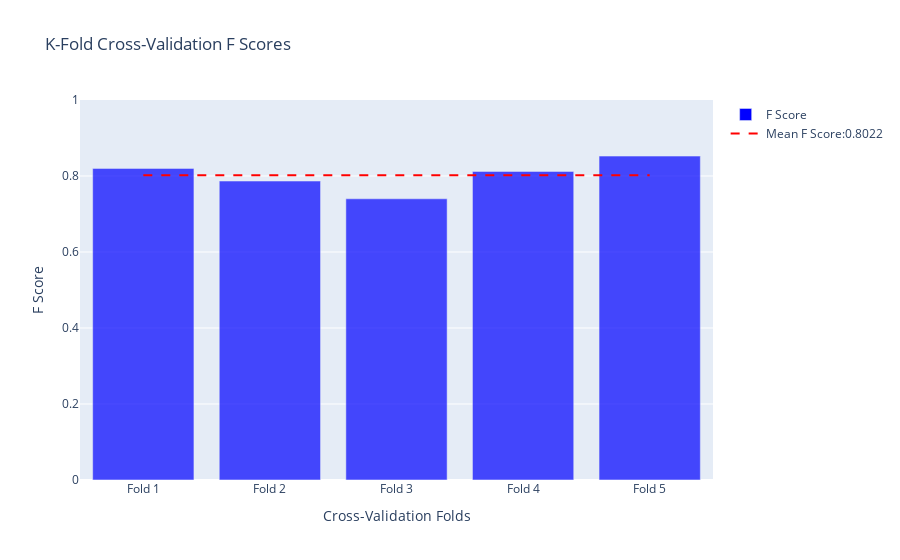

The notebook cell this image was saved under:
### Code cell
#Render Evaluation Scores Plot

fold_indices = []
score = []

for fold, (train_index, test_index) in enumerate(kf5.split(bt_df)):
        X_train, X_test = variables.iloc[train_index], variables.iloc[test_index]
        y_train, y_test = class_attribute.iloc[train_index], class_attribute.iloc[test_index]
        
        knn_clf5 = KNeighborsClassifier(n_neighbors=best_score[1])
        knn_clf5.fit(X_train, y_train)
        
        predictions = knn_clf5.predict(X_test)

        score.append(fbeta_score(y_test, predictions, beta=1, average='micro'))
        fold_indices.append(f'Fold {fold + 1}')

mean_score = np.mean(score)

kfold_fig = go.Figure(data=[
    go.Bar(
        x=fold_indices,
        y=score,
        name='F Score',
        marker=dict(color='blue', opacity=0.7),
    )
])

kfold_fig.add_trace(go.Scatter(
    x=fold_indices,
    y=[mean_score] * len(fold_indices),
    mode='lines',
    name= f'Mean F Score:{round(best_score[0], 4)}',
    line=dict(color='red', dash='dash')
))


kfold_fig.update_layout(
    title='K-Fold Cross-Validation F Scores',
    xaxis_title='Cross-Validation Folds',
    yaxis_title='F Score',
    yaxis=dict(range=[0, 1]) 
)

kfold_fig.show()

### Figure 1 — Plotly figure (JSON) as saved in the notebook; plotly's stock layout.template omitted (floating-point values rounded to 4 significant figures)
{"data": [{"marker": {"color": "blue", "opacity": 0.7}, "name": "F Score", "type": "bar", "x": ["Fold 1", "Fold 2", "Fold 3", "Fold 4", "Fold 5"], "y": [0.82, 0.7867, 0.74, 0.8121, 0.8523]}, {"line": {"color": "red", "dash": "dash"}, "mode": "lines", "name": "Mean F Score:0.8022", "type": "scatter", "x": ["Fold 1", "Fold 2", "Fold 3", "Fold 4", "Fold 5"], "y": [0.8022, 0.8022, 0.8022, 0.8022, 0.8022]}], "layout": {"title": {"text": "K-Fold Cross-Validation F Scores"}, "xaxis": {"title": {"text": "Cross-Validation Folds"}}, "yaxis": {"range": [0, 1], "title": {"text": "F Score"}}}}
